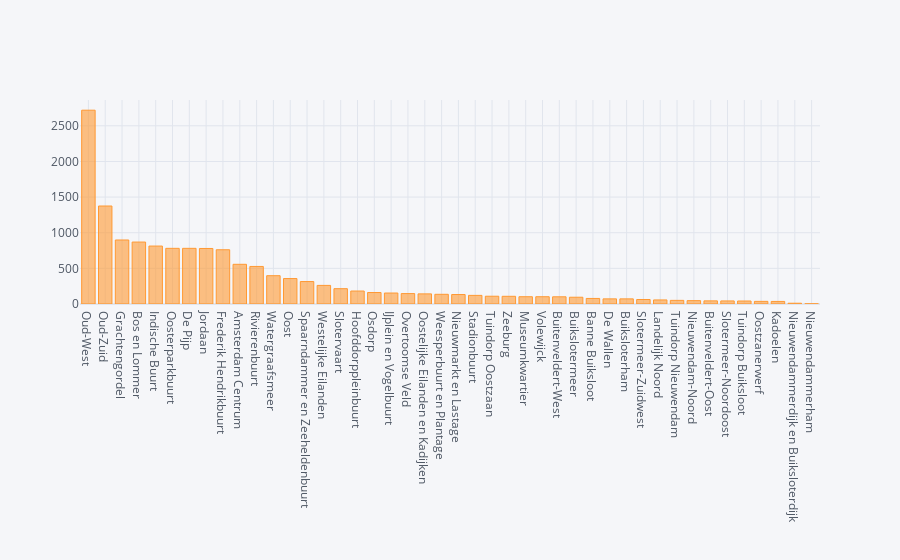

The notebook cell saved with this chart:
### Code cell
# The graph represents the listings based on neighbourhood

df_2nd['neighbourhood'].value_counts().sort_values(ascending=False).iplot(kind='bar')

### Figure 1 — Plotly figure (JSON) as saved in the notebook; plotly's stock layout.template omitted (floating-point values rounded to 4 significant figures)
{"data": [{"marker": {"color": "rgba(255, 153, 51, 0.6)", "line": {"color": "rgba(255, 153, 51, 1.0)", "width": 1}}, "name": "neighbourhood", "orientation": "v", "text": "", "type": "bar", "x": ["Oud-West", "Oud-Zuid", "Grachtengordel", "Bos en Lommer", "Indische Buurt", "Oosterparkbuurt", "De Pijp", "Jordaan", "Frederik Hendrikbuurt", "Amsterdam Centrum", "Rivierenbuurt", "Watergraafsmeer", "Oost", "Spaarndammer en Zeeheldenbuurt", "Westelijke Eilanden", "Slotervaart", "Hoofddorppleinbuurt", "Osdorp", "IJplein en Vogelbuurt", "Overtoomse Veld", "Oostelijke Eilanden en Kadijken", "Weesperbuurt en Plantage", "Nieuwmarkt en Lastage", "Stadionbuurt", "Tuindorp Oostzaan", "Zeeburg", "Museumkwartier", "Volewijck", "Buitenveldert-West", "Buikslotermeer", "Banne Buiksloot", "De Wallen", "Buiksloterham", "Slotermeer-Zuidwest", "Landelijk Noord", "Tuindorp Nieuwendam", "Nieuwendam-Noord", "Buitenveldert-Oost", "Slotermeer-Noordoost", "Tuindorp Buiksloot", "Oostzanerwerf", "Kadoelen", "Nieuwendammerdijk en Buiksloterdijk", "Nieuwendammerham"], "y": [2719, 1375, 898, 869, 813, 781, 781, 779, 761, 557, 527, 397, 357, 315, 261, 215, 182, 161, 154, 146, 142, 136, 133, 121, 109, 108, 102, 102, 101, 95, 78, 72, 72, 63, 57, 51, 47, 44, 43, 42, 37, 36, 11, 3]}], "layout": {"legend": {"bgcolor": "#F5F6F9", "font": {"color": "#4D5663"}}, "paper_bgcolor": "#F5F6F9", "plot_bgcolor": "#F5F6F9", "title": {"font": {"color": "#4D5663"}}, "xaxis": {"gridcolor": "#E1E5ED", "showgrid": true, "tickfont": {"color": "#4D5663"}, "title": {"font": {"color": "#4D5663"}, "text": ""}, "zerolinecolor": "#E1E5ED"}, "yaxis": {"gridcolor": "#E1E5ED", "showgrid": true, "tickfont": {"color": "#4D5663"}, "title": {"font": {"color": "#4D5663"}, "text": ""}, "zerolinecolor": "#E1E5ED"}}}
